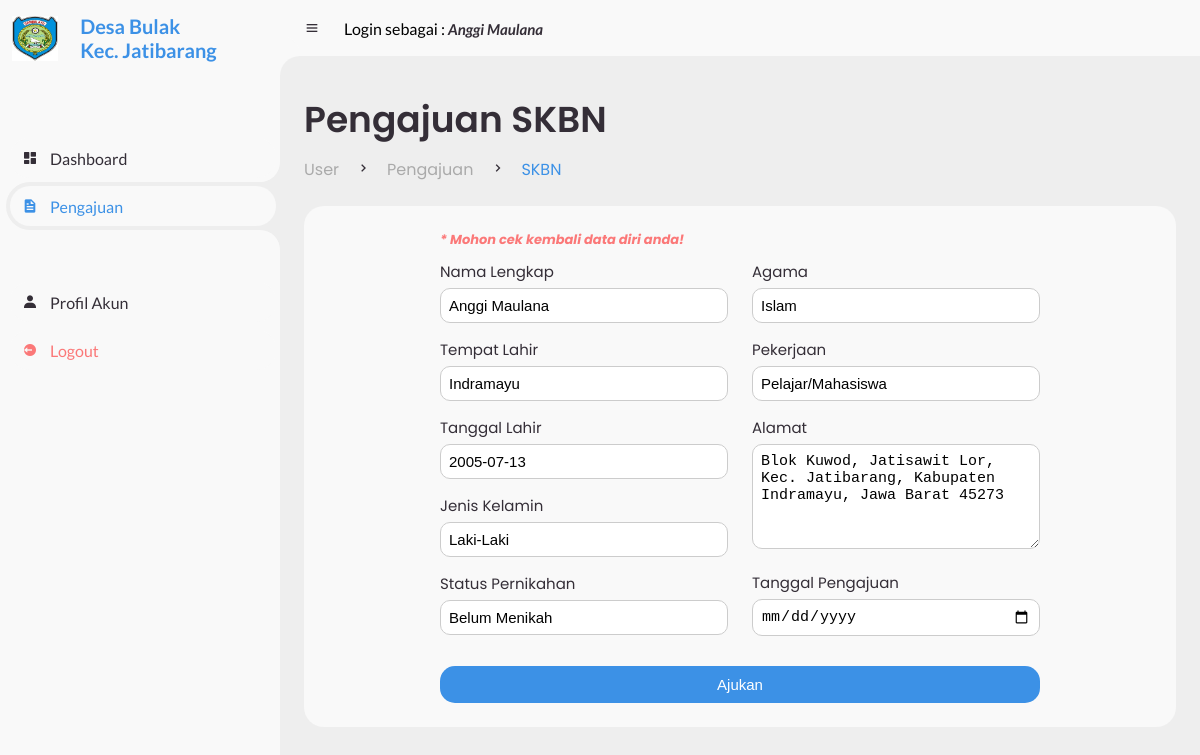
Screenshot of /user/pengajuan/skd.php (signed in) with the database file from the repository.
### tables this page shows
CREATE TABLE `user` (
  `user_id` int(11) NOT NULL,
  `nama` varchar(255) NOT NULL,
  `nik` varchar(20) NOT NULL,
  `tempat_lahir` varchar(255) NOT NULL,
  `tanggal_lahir` date NOT NULL,
  `jenis_kelamin` varchar(255) NOT NULL,
  `agama` varchar(255) NOT NULL,
  `alamat` varchar(255) NOT NULL,
  `pekerjaan` varchar(255) NOT NULL,
  `pendidikan` varchar(255) NOT NULL,
  `status_pernikahan` varchar(255) NOT NULL,
  `password` varchar(255) NOT NULL
);

### user/pengajuan/skd.php (the view, shortened to what this page needs)
<?php
include "header.php";
require '../../config/db.php';
$nik = $_SESSION['nik'];
$sql = "SELECT * FROM user WHERE nik = '$nik'";
$result = mysqli_query($conn, $sql);
$userData = mysqli_fetch_assoc($result);
$displayName = $userData['nama'];
?>
<body>
<section id="sidebar">
    <?php include 'brand.php'; ?>
    <ul class="side-menu top">
        <li>
            <a href="../index.php">
                <i class='bx bxs-dashboard' ></i>
                <span class="text">Dashboard</span>
            </a>
        </li>
        <li class="active">
            <a href="../pengajuan.php">
                <i class='bx bxs-file' ></i>
                <span class="text">Pengajuan</span>
            </a>
        </li>
    </ul>
    <ul class="side-menu">
        <li>
            <a href="../profil.php">
                <i class='bx bxs-user' ></i>
                <span class="text">Profil Akun</span>
            </a>
        </li>
        <li>
            <a href="../logout.php" class="logout">
                <i class='bx bxs-log-out-circle' ></i>
                <span class="text">Logout</span>
            </a>
        </li>
    </ul>
</section>
<section id="content">
    <?php include "navbar.php" ?>
    <main>
        <div class="head-title">
            <div class="left">
                <h1>Pengajuan SKBN</h1>
                <ul class="breadcrumb">
                    <li>
                        <a href="../index.html">User</a>
                    </li>
                    <li><i class='bx bx-chevron-right' ></i></li>
                    <li>
                        <a href="../pengajuan.html">Pengajuan</a>
                    </li>
                    <li><i class='bx bx-chevron-right' ></i></li>
                    <li>
                        <a class="active" href="#">SKBN</a>
                    </li>
                </ul>
            </div>
        </div>
        <div class="table-data">
            <div class="order">
                <div class="formulir-pengajuan" id="pengajuanForm">
                    <form action="proses/skd.php" method="POST">
                        <h4>* Mohon cek kembali data diri anda!</h4>
                        <div class="form-row">
                            <div class="form-column">
                                <div class="data-user">
                                    <label for="nama">Nama Lengkap</label>
                                    <input type="text" name="nama" id="nama" value="<?php echo $userData['nama']; ?>" required>
                                </div>
                                <div class="data-user">
                                    <div class="ttl">
                                        <label for="tempat">Tempat Lahir</label>
                                        <input type="text" name="tempat" id="tempat" value="<?php echo $userData['tempat_lahir']; ?>" required>
                                    </div>
                                    <div class="ttl">
                                        <label for="tanggal">Tanggal Lahir</label>
                                        <input type="text" name="tanggal" id="tanggal" value="<?php echo $userData['tanggal_lahir']; ?>" required>
                                    </div>
                                </div>
                                <div class="data-user">
                                    <label for="jenis_kelamin">Jenis Kelamin</label>
                                    <input type="text" name="jenis_kelamin" id="jenis_kelamin" value="<?php echo $userData['jenis_kelamin']; ?>" required>
                                </div>
                                <div class="data-user">
                                    <label for="status_pernikahan">Status Pernikahan</label>
                                    <input type="text" name="status_pernikahan" id="status_pernikahan" value="<?php echo $userData['status_pernikahan']; ?>" required>
                                </div>
                            </div>
                            <div class="form-column">
                                <div class="data-user">
                                    <label for="agama">Agama</label>
                                    <input type="text" name="agama" id="agama" value="<?php echo $userData['agama']; ?>" required>
                                </div>
                                <div class="data-user">
                                    <label for="pekerjaan">Pekerjaan</label>
                                    <input type="text" name="pekerjaan" id="pekerjaan" value="<?php echo $userData['pekerjaan']; ?>" required>
                                </div>
                                <div class="data-user">
                                    <label for="alamat">Alamat</label>
                                    <textarea name="alamat" id="alamat"><?php echo $userData['alamat']; ?></textarea>
                                </div>
                                <div class="data-user">
                                    <label for="tgl_pengajuan">Tanggal Pengajuan</label>
                                    <input type="date" name="tgl_pengajuan" id="tgl_pengajuan" required>
                                </div>
                            </div>
                        </div>
                        <button type="submit">Ajukan</button>
                    </form>
                </div>
            </div>
        </div>
    </main>
</section>
</body>
</html>

### user/pengajuan/navbar.php (shortened to what this page needs)
<nav>
    <i class='bx bx-menu'></i>
    <p>Login sebagai : <a href="#" class="nav-link"><i><?php echo htmlspecialchars($displayName, ENT_QUOTES, 'UTF-8'); ?></i></a></p>
</nav>

### rows the page displays
user: nama "Anggi Maulana", tempat "Indramayu", tanggal "2005-07-13", jenis_kelamin "Laki-Laki", status_pernikahan "Belum Menikah", agama "Islam", pekerjaan "Pelajar/Mahasiswa", alamat "Blok Kuwod, Jatisawit Lor, Kec. Jatibarang, Kabupaten Indramayu, Jawa Barat 45273"
